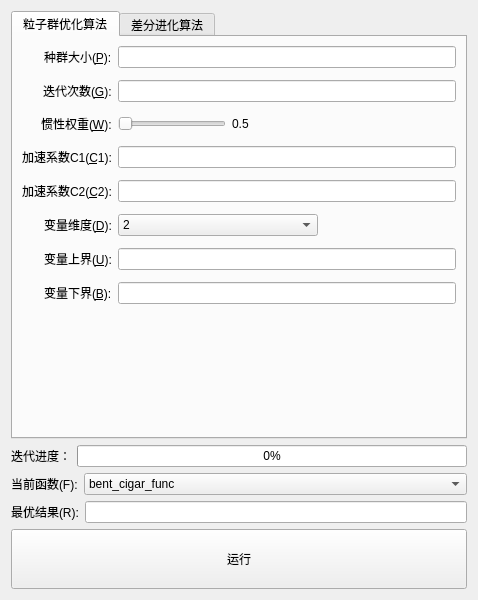
<?xml version="1.0" encoding="UTF-8"?>
<ui version="4.0">
 <class>PSOParameters</class>
 <widget class="QWidget" name="PSOParameters">
  <property name="geometry">
   <rect>
    <x>0</x>
    <y>0</y>
    <width>478</width>
    <height>600</height>
   </rect>
  </property>
  <property name="windowTitle">
   <string>Form</string>
  </property>
  <layout class="QVBoxLayout" name="verticalLayout">
   <item>
    <widget class="QTabWidget" name="tabWidget">
     <property name="currentIndex">
      <number>0</number>
     </property>
     <widget class="QWidget" name="psoTab">
      <attribute name="title">
       <string>粒子群优化算法</string>
      </attribute>
      <layout class="QGridLayout" name="gridLayout">
       <item row="0" column="0">
        <layout class="QFormLayout" name="formLayout">
         <property name="fieldGrowthPolicy">
          <enum>QFormLayout::AllNonFixedFieldsGrow</enum>
         </property>
         <property name="rowWrapPolicy">
          <enum>QFormLayout::DontWrapRows</enum>
         </property>
         <property name="labelAlignment">
          <set>Qt::AlignRight|Qt::AlignTrailing|Qt::AlignVCenter</set>
         </property>
         <property name="verticalSpacing">
          <number>12</number>
         </property>
         <item row="0" column="0">
          <widget class="QLabel" name="pLabel">
           <property name="text">
            <string>种群大小(&amp;P):</string>
           </property>
           <property name="buddy">
            <cstring>LineEditGroup</cstring>
           </property>
          </widget>
         </item>
         <item row="0" column="1">
          <widget class="QLineEdit" name="LineEditGroup">
           <property name="sizePolicy">
            <sizepolicy hsizetype="Preferred" vsizetype="Fixed">
             <horstretch>0</horstretch>
             <verstretch>0</verstretch>
            </sizepolicy>
           </property>
           <property name="alignment">
            <set>Qt::AlignCenter</set>
           </property>
          </widget>
         </item>
         <item row="1" column="0">
          <widget class="QLabel" name="gLabel">
           <property name="text">
            <string>迭代次数(&amp;G):</string>
           </property>
           <property name="buddy">
            <cstring>LineEditGeneration</cstring>
           </property>
          </widget>
         </item>
         <item row="1" column="1">
          <widget class="QLineEdit" name="LineEditGeneration">
           <property name="alignment">
            <set>Qt::AlignCenter</set>
           </property>
          </widget>
         </item>
         <item row="2" column="0">
          <widget class="QLabel" name="wLabel">
           <property name="text">
            <string>惯性权重(&amp;W):</string>
           </property>
           <property name="buddy">
            <cstring>wWidget</cstring>
           </property>
          </widget>
         </item>
         <item row="2" column="1">
          <widget class="QWidget" name="wWidget" native="true">
           <property name="sizePolicy">
            <sizepolicy hsizetype="Preferred" vsizetype="Fixed">
             <horstretch>0</horstretch>
             <verstretch>0</verstretch>
            </sizepolicy>
           </property>
           <property name="minimumSize">
            <size>
             <width>50</width>
             <height>20</height>
            </size>
           </property>
           <widget class="QWidget" name="layoutWidget">
            <property name="geometry">
             <rect>
              <x>0</x>
              <y>0</y>
              <width>131</width>
              <height>20</height>
             </rect>
            </property>
            <layout class="QHBoxLayout" name="horizontalLayout_3">
             <item>
              <widget class="QSlider" name="horizontalSliderWeight">
               <property name="maximum">
                <number>100</number>
               </property>
               <property name="orientation">
                <enum>Qt::Horizontal</enum>
               </property>
              </widget>
             </item>
             <item>
              <widget class="QLabel" name="labelWeight">
               <property name="text">
                <string>0.5</string>
               </property>
              </widget>
             </item>
            </layout>
           </widget>
          </widget>
         </item>
         <item row="3" column="0">
          <widget class="QLabel" name="c1C1Label">
           <property name="text">
            <string>加速系数C1(&amp;C1):</string>
           </property>
           <property name="buddy">
            <cstring>LineEditSpeed1</cstring>
           </property>
          </widget>
         </item>
         <item row="3" column="1">
          <widget class="QLineEdit" name="LineEditSpeed1">
           <property name="alignment">
            <set>Qt::AlignCenter</set>
           </property>
          </widget>
         </item>
         <item row="4" column="0">
          <widget class="QLabel" name="c2C2Label">
           <property name="text">
            <string>加速系数C2(&amp;C2):</string>
           </property>
           <property name="buddy">
            <cstring>LineEditSpeed2</cstring>
           </property>
          </widget>
         </item>
         <item row="4" column="1">
          <widget class="QLineEdit" name="LineEditSpeed2">
           <property name="alignment">
            <set>Qt::AlignCenter</set>
           </property>
          </widget>
         </item>
         <item row="6" column="0">
          <widget class="QLabel" name="uLabel">
           <property name="text">
            <string>变量上界(&amp;U):</string>
           </property>
           <property name="buddy">
            <cstring>LineEditUp</cstring>
           </property>
          </widget>
         </item>
         <item row="6" column="1">
          <widget class="QLineEdit" name="LineEditUp">
           <property name="alignment">
            <set>Qt::AlignCenter</set>
           </property>
          </widget>
         </item>
         <item row="7" column="0">
          <widget class="QLabel" name="bLabel">
           <property name="text">
            <string>变量下界(&amp;B):</string>
           </property>
           <property name="buddy">
            <cstring>LineEditDown</cstring>
           </property>
          </widget>
         </item>
         <item row="7" column="1">
          <widget class="QLineEdit" name="LineEditDown">
           <property name="alignment">
            <set>Qt::AlignCenter</set>
           </property>
          </widget>
         </item>
         <item row="5" column="0">
          <widget class="QLabel" name="dLabel">
           <property name="text">
            <string>变量维度(&amp;D):</string>
           </property>
           <property name="buddy">
            <cstring>ComboBoxDimension</cstring>
           </property>
          </widget>
         </item>
         <item row="5" column="1">
          <widget class="QComboBox" name="ComboBoxDimension">
           <property name="sizePolicy">
            <sizepolicy hsizetype="Minimum" vsizetype="Fixed">
             <horstretch>0</horstretch>
             <verstretch>0</verstretch>
            </sizepolicy>
           </property>
           <property name="maximumSize">
            <size>
             <width>200</width>
             <height>16777215</height>
            </size>
           </property>
           <item>
            <property name="text">
             <string>2</string>
            </property>
           </item>
           <item>
            <property name="text">
             <string>10</string>
            </property>
           </item>
           <item>
            <property name="text">
             <string>20</string>
            </property>
           </item>
           <item>
            <property name="text">
             <string>30</string>
            </property>
           </item>
           <item>
            <property name="text">
             <string>50</string>
            </property>
           </item>
           <item>
            <property name="text">
             <string>100</string>
            </property>
           </item>
          </widget>
         </item>
        </layout>
       </item>
      </layout>
     </widget>
     <widget class="QWidget" name="deTab">
      <attribute name="title">
       <string>差分进化算法</string>
      </attribute>
      <layout class="QGridLayout" name="gridLayout_2">
       <item row="0" column="0">
        <layout class="QFormLayout" name="formLayout_2">
         <property name="labelAlignment">
          <set>Qt::AlignRight|Qt::AlignTrailing|Qt::AlignVCenter</set>
         </property>
         <property name="verticalSpacing">
          <number>12</number>
         </property>
         <item row="0" column="0">
          <widget class="QLabel" name="pLabel_2">
           <property name="text">
            <string>种群大小(&amp;P):</string>
           </property>
           <property name="buddy">
            <cstring>LineEditGroup_D</cstring>
           </property>
          </widget>
         </item>
         <item row="0" column="1">
          <widget class="QLineEdit" name="LineEditGroup_D">
           <property name="alignment">
            <set>Qt::AlignCenter</set>
           </property>
          </widget>
         </item>
         <item row="1" column="0">
          <widget class="QLabel" name="gLabel_2">
           <property name="text">
            <string>迭代次数(&amp;G):</string>
           </property>
           <property name="buddy">
            <cstring>LineEditGeneration_D</cstring>
           </property>
          </widget>
         </item>
         <item row="1" column="1">
          <widget class="QLineEdit" name="LineEditGeneration_D">
           <property name="alignment">
            <set>Qt::AlignCenter</set>
           </property>
          </widget>
         </item>
         <item row="2" column="0">
          <widget class="QLabel" name="fLabel">
           <property name="text">
            <string>缩放因子(&amp;F):</string>
           </property>
           <property name="buddy">
            <cstring>fWidget</cstring>
           </property>
          </widget>
         </item>
         <item row="2" column="1">
          <widget class="QWidget" name="fWidget" native="true">
           <property name="minimumSize">
            <size>
             <width>0</width>
             <height>20</height>
            </size>
           </property>
           <widget class="QWidget" name="layoutWidget">
            <property name="geometry">
             <rect>
              <x>0</x>
              <y>0</y>
              <width>181</width>
              <height>20</height>
             </rect>
            </property>
            <layout class="QHBoxLayout" name="horizontalLayout">
             <item>
              <widget class="QSlider" name="horizontalSliderFactor_D">
               <property name="maximum">
                <number>200</number>
               </property>
               <property name="singleStep">
                <number>2</number>
               </property>
               <property name="orientation">
                <enum>Qt::Horizontal</enum>
               </property>
              </widget>
             </item>
             <item>
              <widget class="QLabel" name="labelFactor_D">
               <property name="text">
                <string>0.5</string>
               </property>
              </widget>
             </item>
            </layout>
           </widget>
          </widget>
         </item>
         <item row="3" column="0">
          <widget class="QLabel" name="cRLabel">
           <property name="text">
            <string>交叉概率(&amp;CR):</string>
           </property>
           <property name="buddy">
            <cstring>cRWidget</cstring>
           </property>
          </widget>
         </item>
         <item row="3" column="1">
          <widget class="QWidget" name="cRWidget" native="true">
           <property name="minimumSize">
            <size>
             <width>0</width>
             <height>20</height>
            </size>
           </property>
           <widget class="QWidget" name="layoutWidget">
            <property name="geometry">
             <rect>
              <x>0</x>
              <y>0</y>
              <width>121</width>
              <height>20</height>
             </rect>
            </property>
            <layout class="QHBoxLayout" name="horizontalLayout_2">
             <item>
              <widget class="QSlider" name="horizontalSliderCR_D">
               <property name="orientation">
                <enum>Qt::Horizontal</enum>
               </property>
              </widget>
             </item>
             <item>
              <widget class="QLabel" name="labelCR_D">
               <property name="text">
                <string>0.3</string>
               </property>
              </widget>
             </item>
            </layout>
           </widget>
          </widget>
         </item>
         <item row="5" column="0">
          <widget class="QLabel" name="uLabel_2">
           <property name="text">
            <string>变量上界(&amp;U):</string>
           </property>
           <property name="buddy">
            <cstring>LineEditUp_D</cstring>
           </property>
          </widget>
         </item>
         <item row="5" column="1">
          <widget class="QLineEdit" name="LineEditUp_D">
           <property name="alignment">
            <set>Qt::AlignCenter</set>
           </property>
          </widget>
         </item>
         <item row="6" column="0">
          <widget class="QLabel" name="bLabel_2">
           <property name="text">
            <string>变量下界(&amp;B):</string>
           </property>
           <property name="buddy">
            <cstring>LineEditDown_D</cstring>
           </property>
          </widget>
         </item>
         <item row="6" column="1">
          <widget class="QLineEdit" name="LineEditDown_D">
           <property name="alignment">
            <set>Qt::AlignCenter</set>
           </property>
          </widget>
         </item>
         <item row="4" column="0">
          <widget class="QLabel" name="dLabel_2">
           <property name="text">
            <string>变量维度(&amp;D):</string>
           </property>
           <property name="buddy">
            <cstring>ComboBoxDimension_D</cstring>
           </property>
          </widget>
         </item>
         <item row="4" column="1">
          <widget class="QComboBox" name="ComboBoxDimension_D">
           <property name="sizePolicy">
            <sizepolicy hsizetype="Minimum" vsizetype="Fixed">
             <horstretch>0</horstretch>
             <verstretch>0</verstretch>
            </sizepolicy>
           </property>
           <property name="maximumSize">
            <size>
             <width>200</width>
             <height>16777215</height>
            </size>
           </property>
           <item>
            <property name="text">
             <string>2</string>
            </property>
           </item>
           <item>
            <property name="text">
             <string>10</string>
            </property>
           </item>
           <item>
            <property name="text">
             <string>20</string>
            </property>
           </item>
           <item>
            <property name="text">
             <string>30</string>
            </property>
           </item>
           <item>
            <property name="text">
             <string>50</string>
            </property>
           </item>
           <item>
            <property name="text">
             <string>100</string>
            </property>
           </item>
          </widget>
         </item>
        </layout>
       </item>
      </layout>
     </widget>
    </widget>
   </item>
   <item>
    <layout class="QHBoxLayout" name="horizontalLayout_6">
     <item>
      <widget class="QLabel" name="label">
       <property name="text">
        <string>迭代进度：</string>
       </property>
      </widget>
     </item>
     <item>
      <widget class="QProgressBar" name="progressBar">
       <property name="maximum">
        <number>100</number>
       </property>
       <property name="value">
        <number>0</number>
       </property>
      </widget>
     </item>
    </layout>
   </item>
   <item>
    <layout class="QHBoxLayout" name="horizontalLayout_4">
     <item>
      <widget class="QLabel" name="label_4">
       <property name="sizePolicy">
        <sizepolicy hsizetype="Minimum" vsizetype="Preferred">
         <horstretch>0</horstretch>
         <verstretch>0</verstretch>
        </sizepolicy>
       </property>
       <property name="text">
        <string>当前函数(F):</string>
       </property>
      </widget>
     </item>
     <item>
      <widget class="QComboBox" name="comboBoxFunction">
       <property name="sizePolicy">
        <sizepolicy hsizetype="Expanding" vsizetype="Fixed">
         <horstretch>0</horstretch>
         <verstretch>0</verstretch>
        </sizepolicy>
       </property>
       <item>
        <property name="text">
         <string>bent_cigar_func</string>
        </property>
       </item>
       <item>
        <property name="text">
         <string>sum_diff_pow_func</string>
        </property>
       </item>
       <item>
        <property name="text">
         <string>zakharov_func</string>
        </property>
       </item>
       <item>
        <property name="text">
         <string>rosenbrock_func</string>
        </property>
       </item>
       <item>
        <property name="text">
         <string>rastrigin_func</string>
        </property>
       </item>
       <item>
        <property name="text">
         <string>schaffer_F7_func</string>
        </property>
       </item>
       <item>
        <property name="text">
         <string>bi_rastrigin_func</string>
        </property>
       </item>
       <item>
        <property name="text">
         <string>step_rastrigin_func</string>
        </property>
       </item>
       <item>
        <property name="text">
         <string>levy_func</string>
        </property>
       </item>
       <item>
        <property name="text">
         <string>schwefel_func</string>
        </property>
       </item>
       <item>
        <property name="text">
         <string>hf01</string>
        </property>
       </item>
       <item>
        <property name="text">
         <string>hf02</string>
        </property>
       </item>
       <item>
        <property name="text">
         <string>hf03</string>
        </property>
       </item>
       <item>
        <property name="text">
         <string>hf04</string>
        </property>
       </item>
       <item>
        <property name="text">
         <string>hf05</string>
        </property>
       </item>
       <item>
        <property name="text">
         <string>hf06</string>
        </property>
       </item>
       <item>
        <property name="text">
         <string>hf07</string>
        </property>
       </item>
       <item>
        <property name="text">
         <string>hf08</string>
        </property>
       </item>
       <item>
        <property name="text">
         <string>hf09</string>
        </property>
       </item>
       <item>
        <property name="text">
         <string>hf10</string>
        </property>
       </item>
       <item>
        <property name="text">
         <string>cf01</string>
        </property>
       </item>
       <item>
        <property name="text">
         <string>cf02</string>
        </property>
       </item>
       <item>
        <property name="text">
         <string>cf03</string>
        </property>
       </item>
       <item>
        <property name="text">
         <string>cf04</string>
        </property>
       </item>
       <item>
        <property name="text">
         <string>cf05</string>
        </property>
       </item>
       <item>
        <property name="text">
         <string>cf06</string>
        </property>
       </item>
       <item>
        <property name="text">
         <string>cf07</string>
        </property>
       </item>
       <item>
        <property name="text">
         <string>cf08</string>
        </property>
       </item>
       <item>
        <property name="text">
         <string>cf09</string>
        </property>
       </item>
       <item>
        <property name="text">
         <string>cf10</string>
        </property>
       </item>
      </widget>
     </item>
    </layout>
   </item>
   <item>
    <layout class="QHBoxLayout" name="horizontalLayout_5">
     <item>
      <widget class="QLabel" name="label_5">
       <property name="text">
        <string>最优结果(R):</string>
       </property>
      </widget>
     </item>
     <item>
      <widget class="QLineEdit" name="lineEditResult">
       <property name="alignment">
        <set>Qt::AlignCenter</set>
       </property>
      </widget>
     </item>
    </layout>
   </item>
   <item>
    <widget class="QPushButton" name="pushButtonProcess">
     <property name="sizePolicy">
      <sizepolicy hsizetype="Minimum" vsizetype="Fixed">
       <horstretch>0</horstretch>
       <verstretch>0</verstretch>
      </sizepolicy>
     </property>
     <property name="minimumSize">
      <size>
       <width>50</width>
       <height>60</height>
      </size>
     </property>
     <property name="text">
      <string>运行</string>
     </property>
    </widget>
   </item>
  </layout>
 </widget>
 <resources/>
 <connections/>
</ui>
